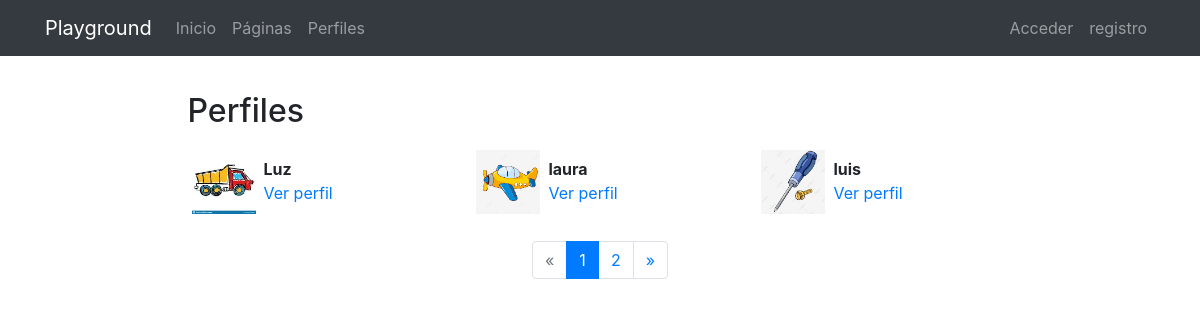
/profiles/, run on the app's committed database.
### registration/models.py (models this page shows)
class Profile(models.Model):
    user = models.OneToOneField(User, on_delete=models.CASCADE)
    avatar = models.ImageField(upload_to=custom_upload_to, null=True, blank=True)
    bio = models.TextField(null=True, blank=True)
    link = models.URLField(max_length=200, null=True, blank=True)
    class Meta:
        ordering = ['user__username']

### profiles/views.py (the view)
# urls.py: path('', ProfileListView.as_view(), name='list'),
class ProfileListView(ListView):
    model = Profile
    template_name = 'profiles/profile_list.html'
    paginate_by = 3

### profiles/templates/profiles/profile_list.html (shortened to what this page needs)
{% extends 'core/base.html' %}
{% load static %}
{% block content %}
<main role="main">
  <div class="container">
    <div class="row mt-3">
      <div class="col-md-9 mx-auto mb-5">
        <h2>Perfiles</h2>
        <div class="row">
          {% for profile in profile_list %}
            <div class="col-md-4 mt-2 mb-3 ">
              <div class="row p-1">
                <div class="col-md-12">
                  {% if profile.avatar %}
                    <img src="{{profile.avatar.url}}" class="img-fluid profile-avatar">
                  {% else %}
                    <img src="{% static 'registration/img/no-avatar.jpg' %}" class="img-fluid profile-avatar">
                  {% endif %}
                  <p class="profile-data">
                    <b>{{profile.user|truncatechars:"16"}}</b><br>
                    <a href="{% url 'profiles:detail' profile.user %}">Ver perfil</a>
                  </p>
                </div>
              </div>
            </div>
          {% endfor %}
        </div>
        {% if is_paginated %}
          <nav aria-label="Page navigation">
            <ul class="pagination justify-content-center">
              {% if page_obj.has_previous %}
                <li class="page-item ">
                  <a class="page-link" href="?page={{ page_obj.previous_page_number }}">&laquo;</a>
                </li>
              {% else %}
                <li class="page-item disabled">
                  <a class="page-link" href="#" tabindex="-1">&laquo;</a>
                </li>
              {% endif %}
              {% for i in paginator.page_range %}
                <li class="page-item {% if page_obj.number == i %}active{% endif %}">
                  <a class="page-link" href="?page={{ i }}">{{ i }}</a>
                </li>
              {% endfor %}
              {% if page_obj.has_next %}
                <li class="page-item ">
                  <a class="page-link" href="?page={{ page_obj.next_page_number }}">&raquo;</a>
                </li>
              {% else %}
                <li class="page-item disabled">
                  <a class="page-link" href="#" tabindex="-1">&raquo;</a>
                </li>
              {% endif %}
            </ul>
          </nav>
        {% endif %}
      </div>
    </div>
  </div>
</main>
{% endblock %}

### core/templates/core/base.html (shortened to what this page needs)
<!DOCTYPE html>
<html lang="es">
  <head>
    {% load static %}
    <link href="{% static 'core/vendor/bootstrap/css/bootstrap.min.css' %}" rel="stylesheet">
    <link href="{% static 'core/vendor/font-awesome/css/font-awesome.min.css' %}" rel="stylesheet" type="text/css">
    <link href="{% static 'core/css/main.css' %}" rel="stylesheet">
  </head>
  <body>
    <body>
      <nav class="navbar navbar-expand-lg navbar-dark bg-dark">
        <div class="container">
          <a class="navbar-brand" href="{% url 'home' %}">Playground</a>
          <div class="collapse navbar-collapse" id="ned">
            <ul class="navbar-nav mr-auto">
              <li class="nav-item">
                <a class="nav-link" href="{% url 'home' %}">Inicio</a>
              </li>
              <li class="nav-item">
                <a class="nav-link" href="{% url 'pages:pages' %}">Páginas</a>
              </li>
              <li class="nav-item">
                <a class="nav-link" href="{% url 'profiles:list' %}">Perfiles</a>
              </li>
            </ul>
            <ul class="navbar-nav">
              {% if not request.user.is_authenticated %}
                <li class="nav-item">
                  <a class="nav-link" href="{% url 'login' %}">Acceder</a>
                </li>
                <li class="nav-item">
                  <a class="nav-link" href="{% url 'signup' %}">registro</a>
                </li>
              {% endif %}
            </ul>
          </div>
        </div>
      </nav>
      {% block content %}{% endblock %}
  </body>
</html>

### core/static/core/css/main.css (style rules this page uses)
main { padding-top: 20px; }
:root { --jumbotron-padding-y: 3rem; }

### profiles/templates/profiles/profile_list.html (style rules this page uses)
.profile-avatar { float:left;width:4rem;height:4rem }
.profile-data { padding-left:4.5rem;padding-top:.4rem; }

### data on the page
Profile: avatar (picture), user "Luz"
Profile: avatar (picture), user "laura"
Profile: avatar (picture), user "luis"

### other printed values
{{ i }} "1" "2"
